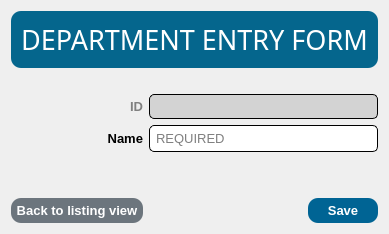
      <widget class="QWidget" name="page_department_entryform">
       <layout class="QGridLayout" name="gridLayout_8">
        <item row="1" column="1" colspan="2">
         <widget class="QLabel" name="department_entryform_lblId">
          <property name="font">
           <font>
            <family>Arial</family>
            <pointsize>10</pointsize>
           </font>
          </property>
          <property name="styleSheet">
           <string notr="true">QLabel {
	background-color: lightgrey;
	border-style: inset;
	border-width: 1px;
	border-radius: 5px;
	border-color: black;
	padding: 4px;
}</string>
          </property>
          <property name="text">
           <string/>
          </property>
         </widget>
        </item>
        <item row="2" column="0">
         <widget class="QLabel" name="label_18">
          <property name="font">
           <font>
            <family>Arial</family>
            <pointsize>10</pointsize>
            <weight>75</weight>
            <bold>true</bold>
           </font>
          </property>
          <property name="text">
           <string>Name</string>
          </property>
          <property name="alignment">
           <set>Qt::AlignRight|Qt::AlignTrailing|Qt::AlignVCenter</set>
          </property>
         </widget>
        </item>
        <item row="1" column="0">
         <widget class="QLabel" name="label_19">
          <property name="font">
           <font>
            <family>Arial</family>
            <pointsize>10</pointsize>
            <weight>75</weight>
            <bold>true</bold>
           </font>
          </property>
          <property name="styleSheet">
           <string notr="true">QLabel {
	color: grey;
}</string>
          </property>
          <property name="text">
           <string>ID</string>
          </property>
          <property name="alignment">
           <set>Qt::AlignRight|Qt::AlignTrailing|Qt::AlignVCenter</set>
          </property>
         </widget>
        </item>
        <item row="4" column="2">
         <widget class="QPushButton" name="department_entryform_btnSave">
          <property name="font">
           <font>
            <family>Arial</family>
            <pointsize>10</pointsize>
            <weight>75</weight>
            <bold>true</bold>
           </font>
          </property>
          <property name="cursor">
           <cursorShape>PointingHandCursor</cursorShape>
          </property>
          <property name="focusPolicy">
           <enum>Qt::NoFocus</enum>
          </property>
          <property name="styleSheet">
           <string notr="true">QPushButton {
	width: 60px;
	color: white;
    background-color: #006494;
    border-style: outset;
    border-radius: 10px;
    padding: 5px;
}

QPushButton:hover {
	    background-color: #0582ca;
}</string>
          </property>
          <property name="text">
           <string>Save</string>
          </property>
         </widget>
        </item>
        <item row="0" column="0" colspan="3">
         <widget class="QLabel" name="label_21">
          <property name="font">
           <font>
            <family>Impact</family>
            <pointsize>20</pointsize>
           </font>
          </property>
          <property name="styleSheet">
           <string notr="true">QLabel {
	color: white;
    background-color: #05668d;
    border-style: outset;
    border-radius: 10px;
    padding: 10px;
	margin: 0px 0px 20px 0px;
}</string>
          </property>
          <property name="text">
           <string>DEPARTMENT ENTRY FORM</string>
          </property>
          <property name="alignment">
           <set>Qt::AlignCenter</set>
          </property>
         </widget>
        </item>
        <item row="2" column="1" colspan="2">
         <widget class="QLineEdit" name="department_entryform_txtName">
          <property name="font">
           <font>
            <family>Arial</family>
            <pointsize>10</pointsize>
           </font>
          </property>
          <property name="styleSheet">
           <string notr="true">QLineEdit {
	background-color: white;
	border-style: inset;
	border-width: 1px;
	border-radius: 5px;
	border-color: black;
	padding: 4px;
}

QLineEdit:focus {
	border-width: 2px;
	border-color: #028090;
}
</string>
          </property>
          <property name="placeholderText">
           <string>REQUIRED</string>
          </property>
          <property name="clearButtonEnabled">
           <bool>true</bool>
          </property>
         </widget>
        </item>
        <item row="4" column="0">
         <widget class="QPushButton" name="department_entryform_btnBack">
          <property name="font">
           <font>
            <family>Arial</family>
            <pointsize>10</pointsize>
            <weight>75</weight>
            <bold>true</bold>
           </font>
          </property>
          <property name="cursor">
           <cursorShape>PointingHandCursor</cursorShape>
          </property>
          <property name="focusPolicy">
           <enum>Qt::NoFocus</enum>
          </property>
          <property name="styleSheet">
           <string notr="true">QPushButton {
	color: white;
    background-color: #6c757d;
    border-style: outset;
    border-radius: 10px;
    padding: 5px;
}

QPushButton:hover {
	    background-color: #adb5bd;
}</string>
          </property>
          <property name="text">
           <string>Back to listing view</string>
          </property>
         </widget>
        </item>
        <item row="3" column="0" colspan="3">
         <spacer name="verticalSpacer_5">
          <property name="orientation">
           <enum>Qt::Vertical</enum>
          </property>
          <property name="sizeHint" stdset="0">
           <size>
            <width>20</width>
            <height>40</height>
           </size>
          </property>
         </spacer>
        </item>
        <item row="4" column="1">
         <spacer name="horizontalSpacer_7">
          <property name="orientation">
           <enum>Qt::Horizontal</enum>
          </property>
          <property name="sizeHint" stdset="0">
           <size>
            <width>40</width>
            <height>20</height>
           </size>
          </property>
         </spacer>
        </item>
       </layout>
      </widget>
